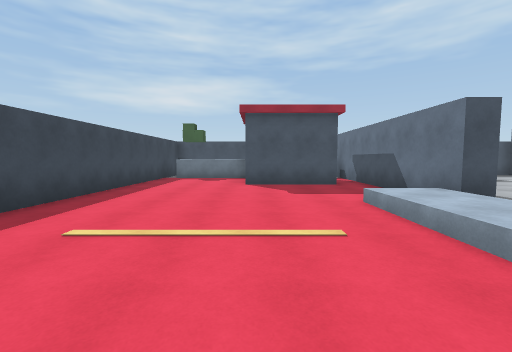
View 1 (above)

16 first-person views from a walk through a Unity game level. The camera is 1.5 m above the floor, tilts 4° down and sees 90° across. The floor is counted in squares, 2 m on a side. Each view is taken from the middle of a square. On the plan, view 1 faces up. The plan holds only what a view shows up to about 9 squares ahead; the rest is blank.

View 2
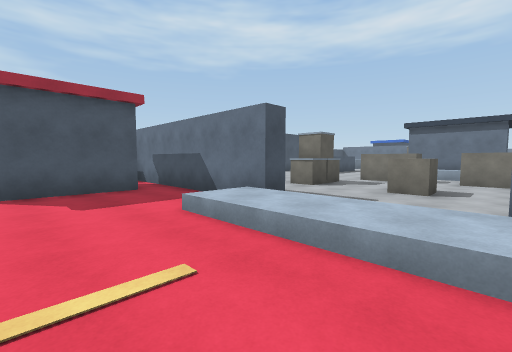

View 3
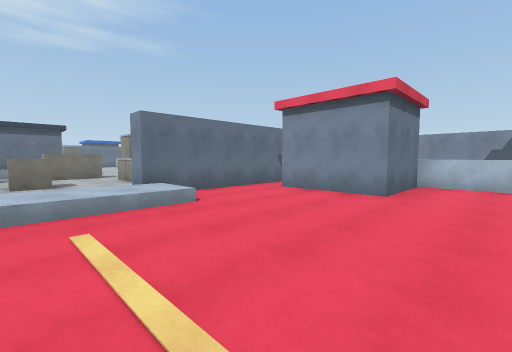

View 4
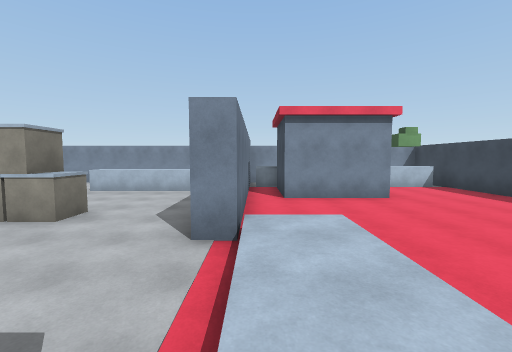

View 5
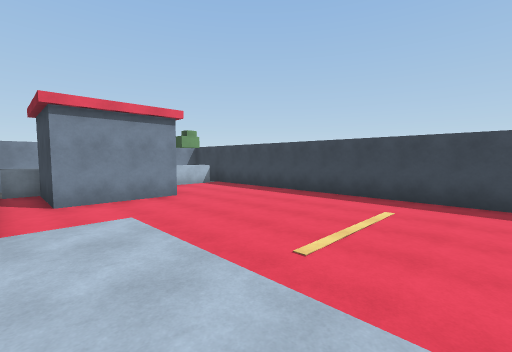

View 6
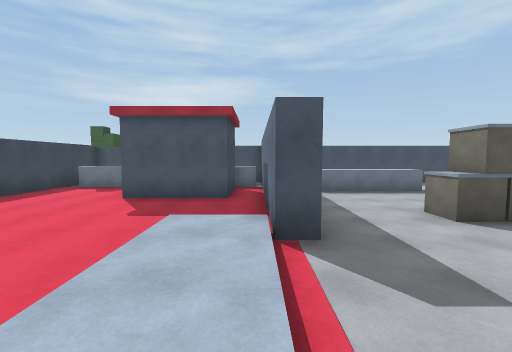

View 7
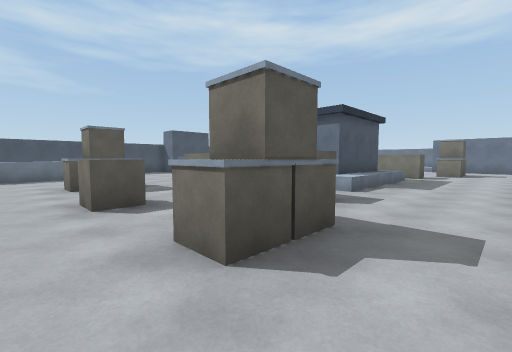

View 8
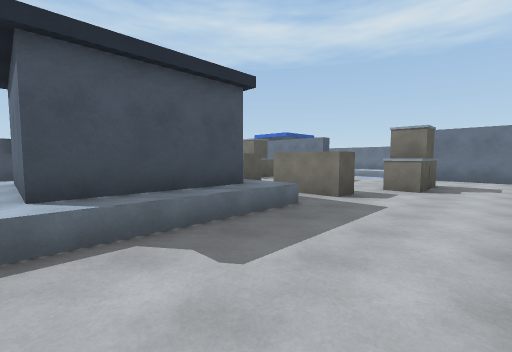

View 9
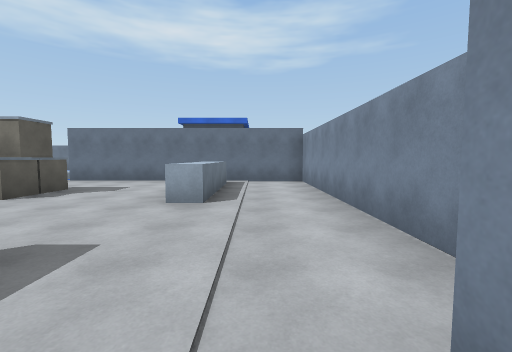

View 10
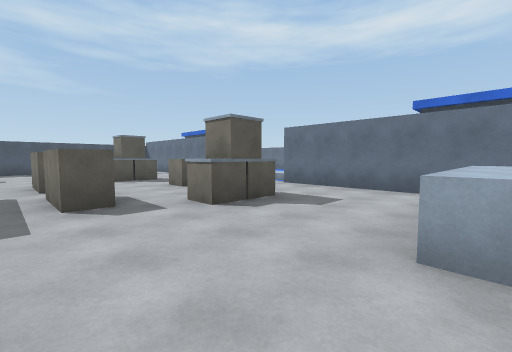

View 11
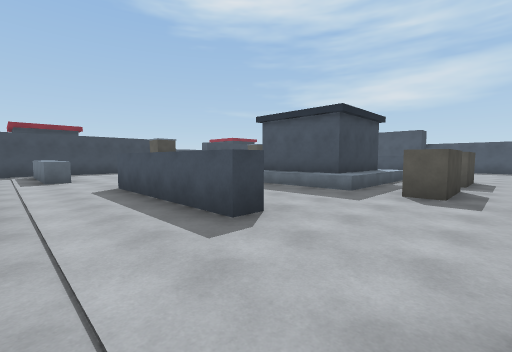

View 12
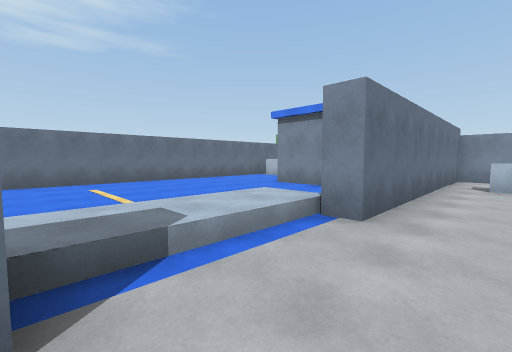

View 13
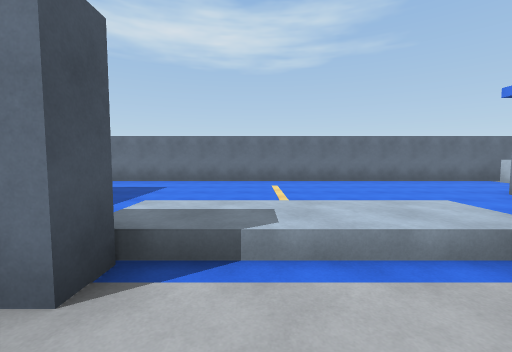

View 14
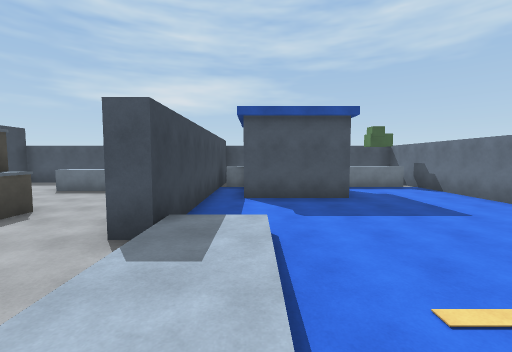

View 15
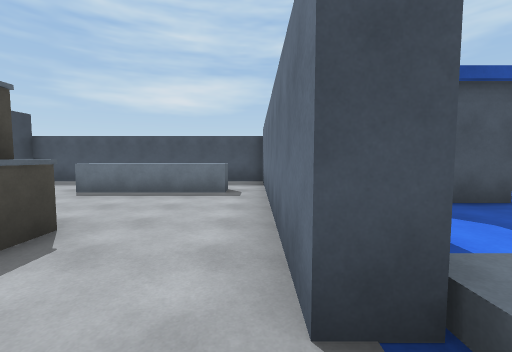

View 16
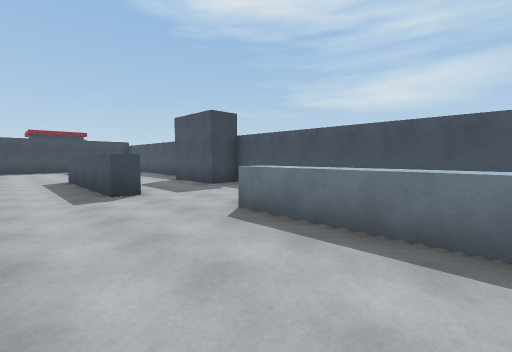

### Floor plan
Key: @ floor where view 1 was taken; # wall or solid block; x gap in a wall; . floor; / step, stairs or slope; ^ raised ledge; O other object.
Columns run from 4 left of view 1 to 29 right of it. Each row starts with its distance up from view 1.
 12                  ##########
 11                 ##..    ..#
 10 #^^   ^##       .....   ..#^  ^^^#
  9 #...  #.#^^^^   .....^^^^.#   ...#
  8 #...###.#....  ####.......####...#
  7 #.......#.................#......#
  6 #.......#.................#......#
  5 #.......#.^O..     ...O^..#......#
  4 #.....//.....# ^  ^.#.....//.....#
  3 #.....//..O..x.#  #.x..O..//.....#
  2 #.....//.....x.#  #.x.....//.....#
  1 #.....//#....#.^##^.#.....#/.....#
  0 #...@...#.^O..........O^..#......#
 -1 #.......#.................#......#
 -2 #.......#.................#......#
 -3 #...###.#......####.......####...#
 -4 #...###. ^^^^........^^^^.#    ..#
 -5 #^^^^ ^# .................#     ^#
 -6        #         #........#
 -7   ######           ########

Positions as (right, up) in squares from view 1, and headings:
1: (0, 0), facing up
2: (0, 1), facing up-right
3: (-2, 3), facing down-right
4: (3, 4), facing down
5: (3, 4), facing down-left
6: (3, 1), facing up
7: (5, -2), facing up-right
8: (11, -2), facing up-right
9: (13, -5), facing right
10: (15, -4), facing up-right
11: (17, -5), facing up-left
12: (20, 4), facing down-right
13: (20, 3), facing right
14: (23, 1), facing up
15: (21, 3), facing up
16: (20, 6), facing up-left
